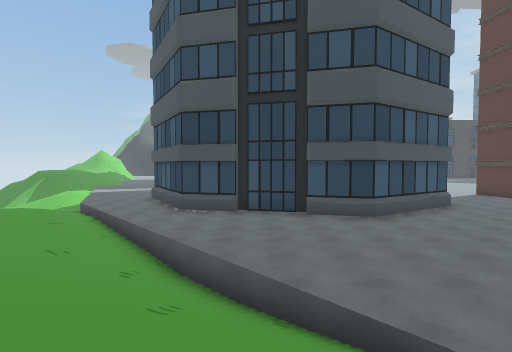
[1] (above)

24 first-person views from a walk through a 3-D level made in the Unity game engine. The camera is 1.2 m above the floor, tilts 2° down and sees 85° across. The floor is counted in squares, 2 m on a side. Each view is taken from the middle of a square. On the plan, view 1 faces up. The plan holds only what a view shows up to about 9 squares ahead; the rest is blank. The place goes on beyond the plan. The player is left out. Some animated figures are left out.

[2]
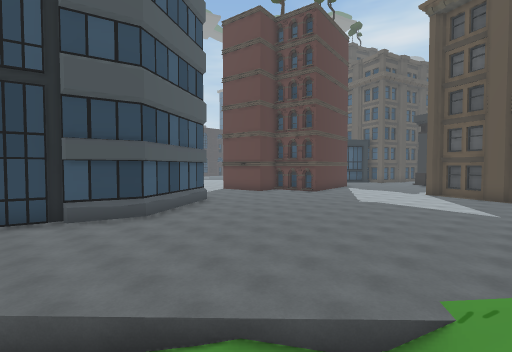

[3]
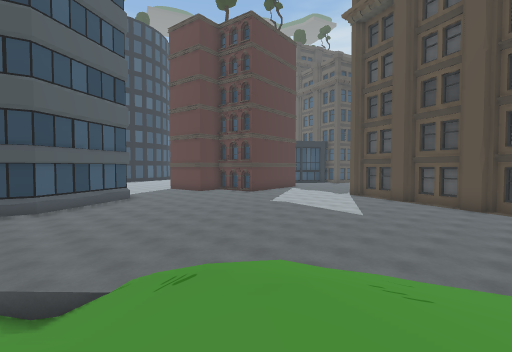

[4]
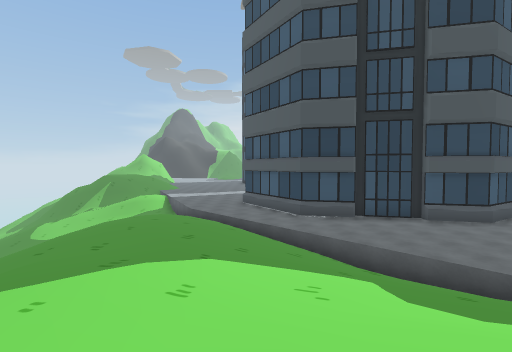

[5]
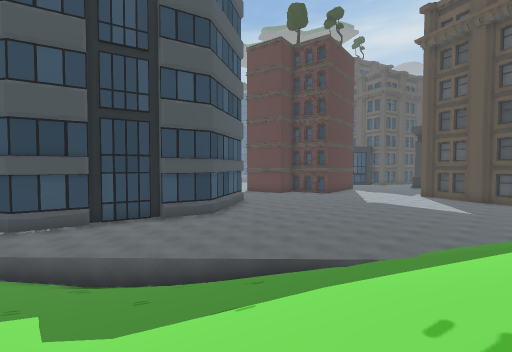

[6]
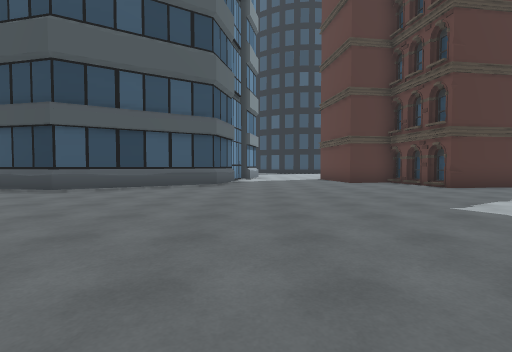

[7]
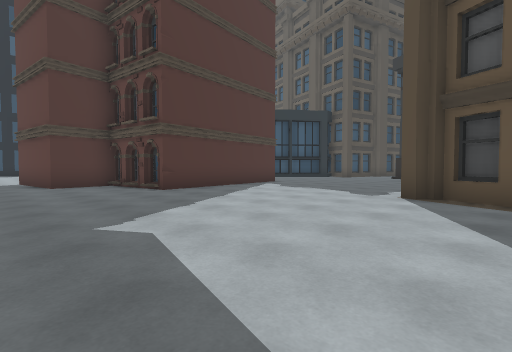

[8]
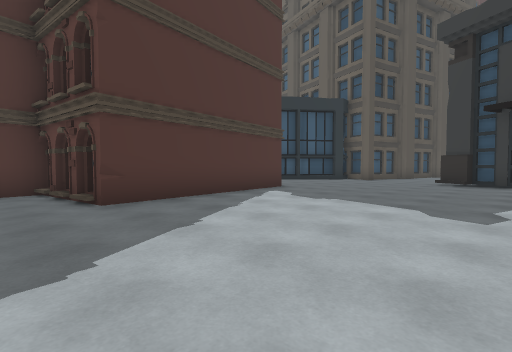

[9]
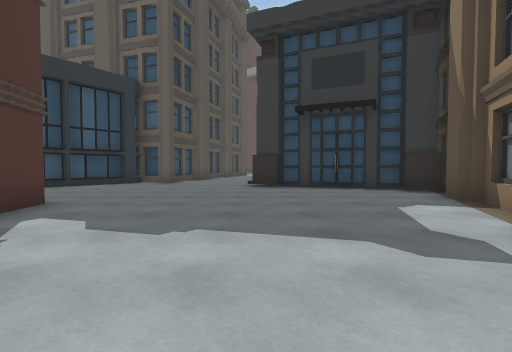

[10]
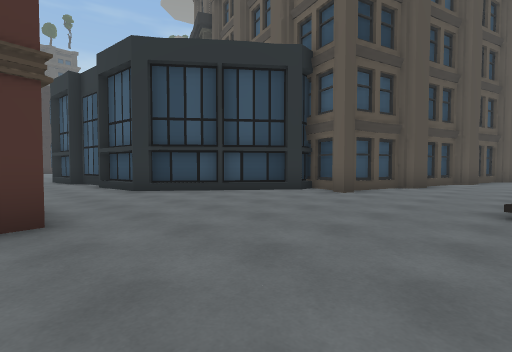

[11]
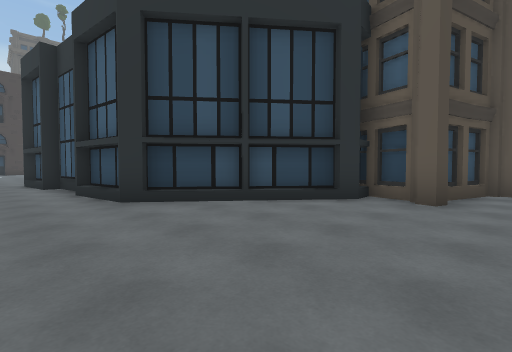

[12]
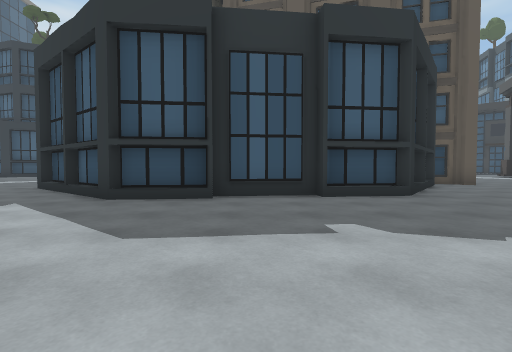

[13]
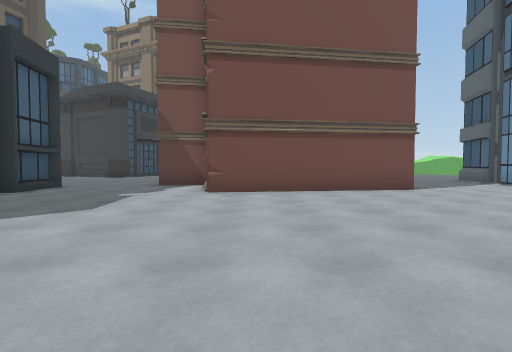

[14]
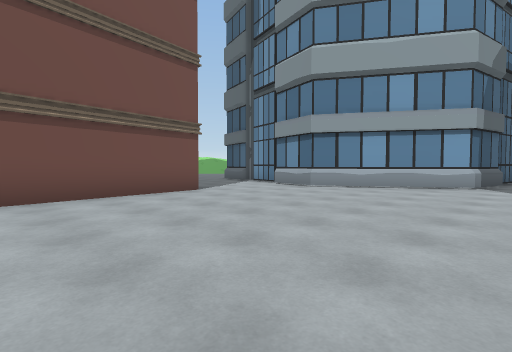

[15]
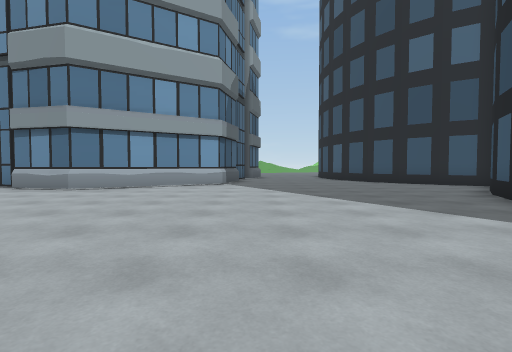

[16]
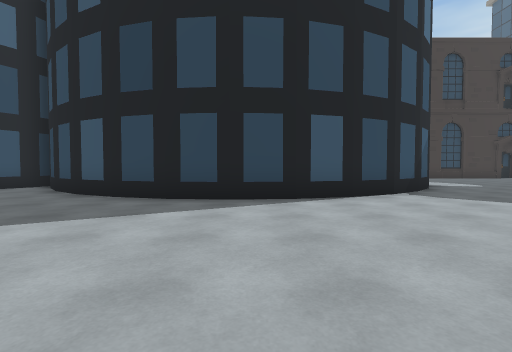

[17]
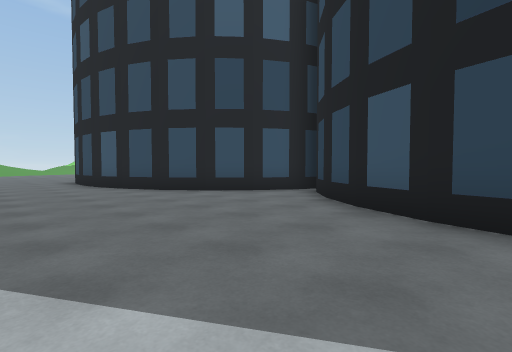

[18]
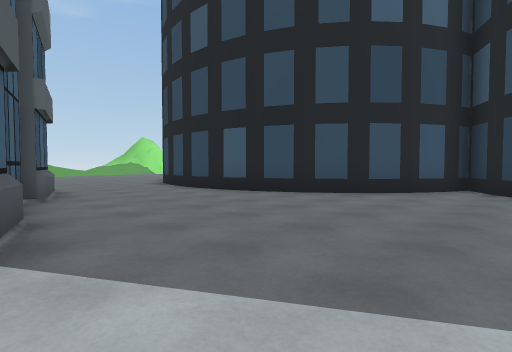

[19]
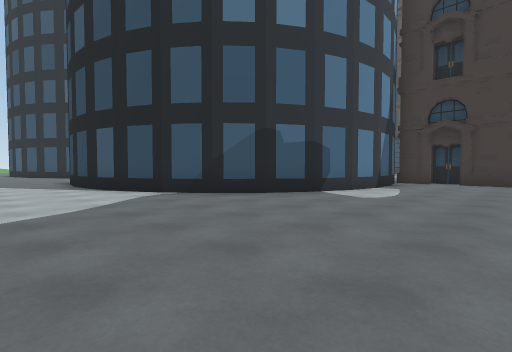

[20]
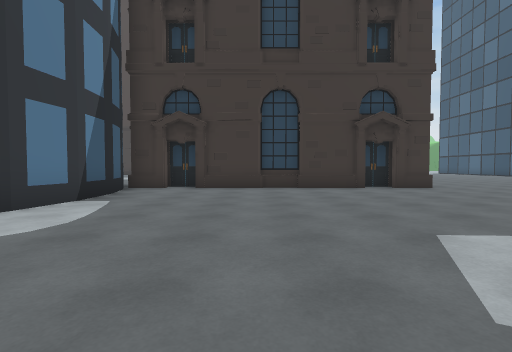

[21]
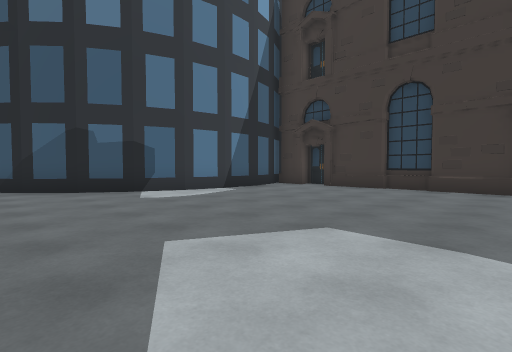

[22]
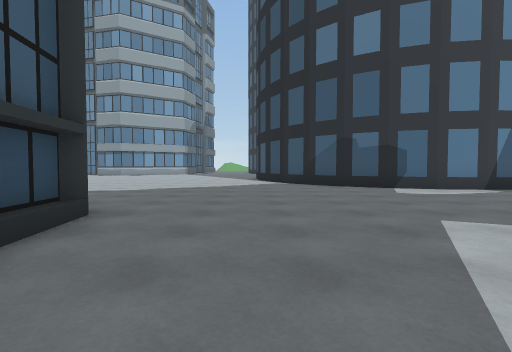

[23]
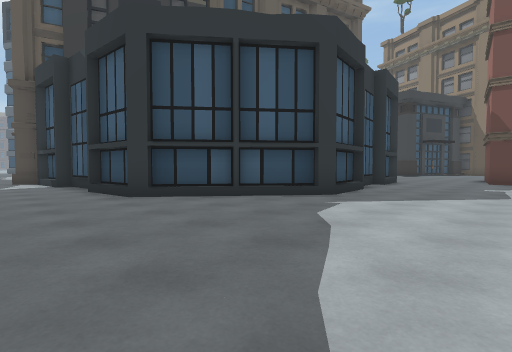

[24]
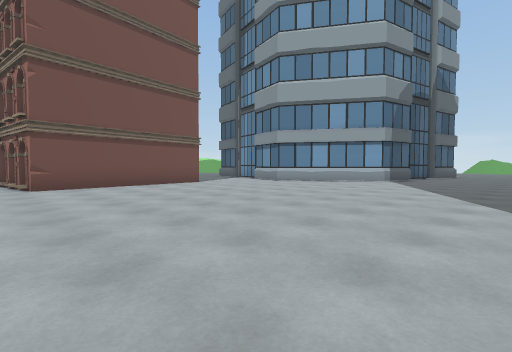

### Floor plan
Key: @ floor where view 1 was taken; # wall or solid block; . main floor; : floor 0.5 m higher than the main floor; / step, stairs or slope.
Columns run from 8 left of view 1 to 26 right of it. Each row starts with its distance up from view 1.
 33                           #########
 32                           #........
 31                           ##.......
 30                           ##.......
 29                           #........
 28                           #.......
 27               ###        ##.......
 26              ##.##      ##........
 25             ##...#### ###.........
 24         #####.......###............
 23        ............................
 22       .........................####
 21       ........................##
 20         ###..................##
 19           #####..............#
 18               #.............##
 17               ##............##
 16                #.............#
 15                ##............#
 14                ##..######....#
 13                #...##   #....##
 12                #....#   ###...##
 11                #  ..###   #....###
 10      ##       ##...../#  ##......#
  9     ..##### ###....../####......###
  8 /////.....###......................
  7 //////.............................
  6 /://///........................#...
  5 //://///......................##
  4 /////////.....................#
  3  /////////..............# ...##
  2  //////////.............####.##
  1   /////// //.........      ####
  0    /////@ ///........
 -1     ////  ////........
 -2            ////.......#
 -3           /////......

Where each view was taken, in squares from view 1:
view 1: 0 up, 0 right, facing up
view 2: 0 up, 0 right, facing up-right
view 3: 3 down, 2 right, facing up-right
view 4: 1 down, 4 left, facing up
view 5: 1 down, 3 left, facing up-right
view 6: 1 up, 8 right, facing up
view 7: 2 up, 10 right, facing up-right
view 8: 4 up, 12 right, facing up-right
view 9: 6 up, 14 right, facing right
view 10: 6 up, 18 right, facing up-right
view 11: 8 up, 19 right, facing up-right
view 12: 16 up, 15 right, facing right
view 13: 21 up, 15 right, facing down
view 14: 20 up, 15 right, facing down-left
view 15: 20 up, 15 right, facing left
view 16: 19 up, 13 right, facing up
view 17: 21 up, 11 right, facing up-left
view 18: 19 up, 8 right, facing up-left
view 19: 22 up, 22 right, facing up-left
view 20: 25 up, 22 right, facing up
view 21: 25 up, 25 right, facing up-left
view 22: 24 up, 26 right, facing left
view 23: 24 up, 17 right, facing down-right
view 24: 23 up, 17 right, facing down-left
